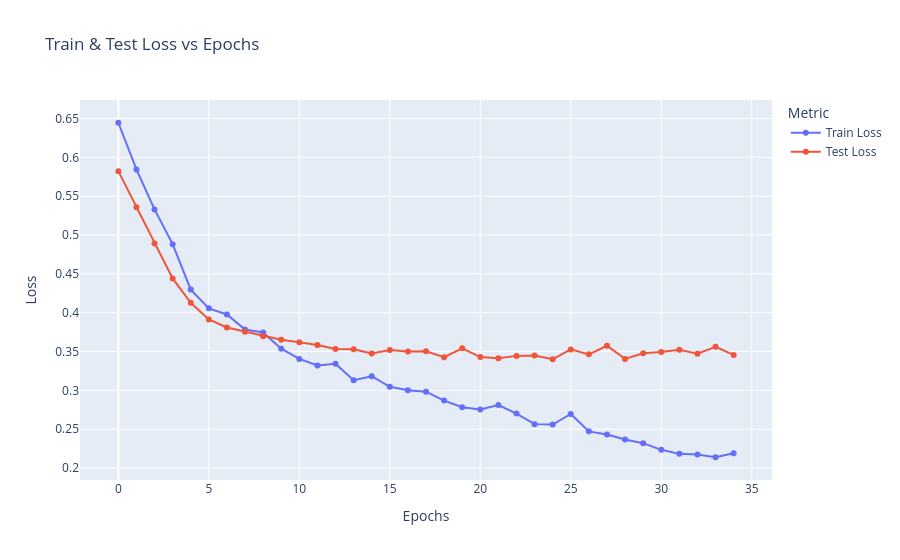

Write notebook code for a chart like this one.
### Code cell
losses_plot(results.train_losses, results.test_losses)

### Figure 1 — Plotly figure (JSON) as saved in the notebook; plotly's stock layout.template omitted (floating-point values rounded to 4 significant figures)
{"data": [{"hovertemplate": "Metric=Train Loss<br>Epochs=%{x}<br>Loss=%{y}<extra></extra>", "legendgroup": "Train Loss", "line": {"color": "#636efa", "dash": "solid"}, "marker": {"symbol": "circle"}, "mode": "lines+markers", "name": "Train Loss", "orientation": "v", "showlegend": true, "type": "scatter", "x": [0, 1, 2, 3, 4, 5, 6, 7, 8, 9, 10, 11, 12, 13, 14, 15, 16, 17, 18, 19, 20, 21, 22, 23, 24, 25, 26, 27, 28, 29, 30, 31, 32, 33, 34], "xaxis": "x", "y": [0.6445, 0.5844, 0.5329, 0.4882, 0.4297, 0.4055, 0.3977, 0.3783, 0.3745, 0.3536, 0.3404, 0.3319, 0.3342, 0.3129, 0.3182, 0.3045, 0.3, 0.2983, 0.2868, 0.2782, 0.2753, 0.2811, 0.2701, 0.2565, 0.256, 0.2696, 0.2471, 0.2431, 0.2367, 0.2319, 0.2234, 0.2182, 0.2173, 0.2138, 0.2191], "yaxis": "y"}, {"hovertemplate": "Metric=Test Loss<br>Epochs=%{x}<br>Loss=%{y}<extra></extra>", "legendgroup": "Test Loss", "line": {"color": "#EF553B", "dash": "solid"}, "marker": {"symbol": "circle"}, "mode": "lines+markers", "name": "Test Loss", "orientation": "v", "showlegend": true, "type": "scatter", "x": [0, 1, 2, 3, 4, 5, 6, 7, 8, 9, 10, 11, 12, 13, 14, 15, 16, 17, 18, 19, 20, 21, 22, 23, 24, 25, 26, 27, 28, 29, 30, 31, 32, 33, 34], "xaxis": "x", "y": [0.5822, 0.5358, 0.4891, 0.444, 0.4126, 0.3912, 0.3809, 0.3754, 0.3698, 0.365, 0.362, 0.3585, 0.3532, 0.3528, 0.3475, 0.3519, 0.3501, 0.3503, 0.3427, 0.3541, 0.3428, 0.3412, 0.3443, 0.3449, 0.34, 0.3527, 0.3463, 0.3573, 0.3404, 0.3478, 0.3493, 0.3521, 0.347, 0.3561, 0.3456], "yaxis": "y"}], "layout": {"legend": {"title": {"text": "Metric"}, "tracegroupgap": 0}, "title": {"text": "Train & Test Loss vs Epochs"}, "xaxis": {"anchor": "y", "domain": [0, 1], "title": {"text": "Epochs"}}, "yaxis": {"anchor": "x", "domain": [0, 1], "title": {"text": "Loss"}}}}
